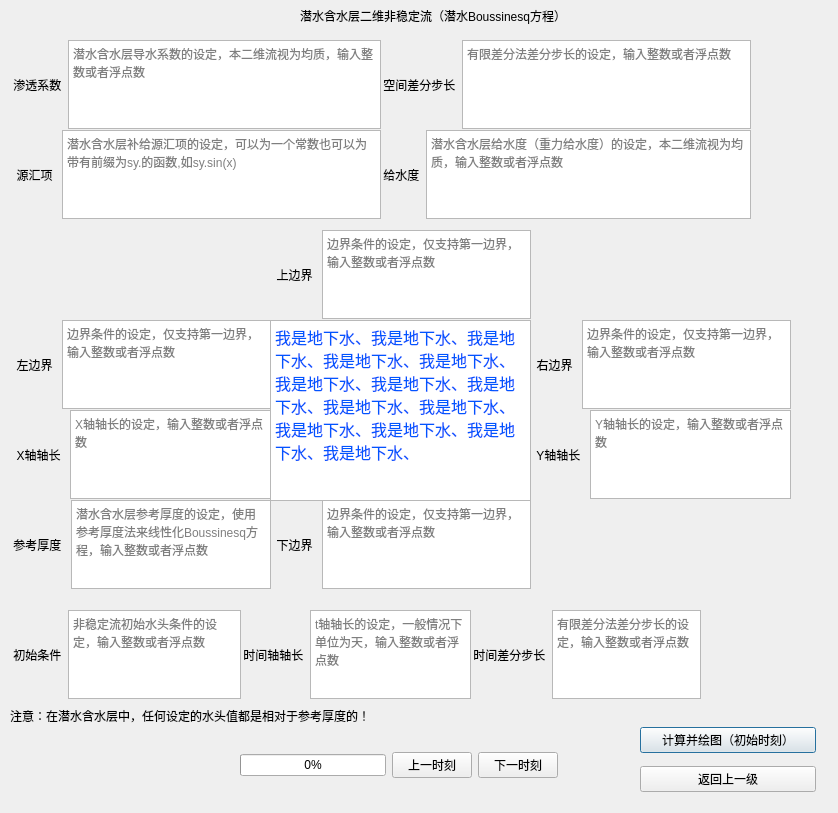
<?xml version="1.0" encoding="UTF-8"?>
<ui version="4.0">
 <class>two_dimension_unconfined_aquifer_unstable_flow</class>
 <widget class="QDialog" name="two_dimension_unconfined_aquifer_unstable_flow">
  <property name="windowModality">
   <enum>Qt::NonModal</enum>
  </property>
  <property name="geometry">
   <rect>
    <x>0</x>
    <y>0</y>
    <width>838</width>
    <height>813</height>
   </rect>
  </property>
  <property name="windowTitle">
   <string>two dimension unconfined aquifer unstable flow</string>
  </property>
  <widget class="QLabel" name="label">
   <property name="geometry">
    <rect>
     <x>300</x>
     <y>0</y>
     <width>341</width>
     <height>31</height>
    </rect>
   </property>
   <property name="text">
    <string>潜水含水层二维非稳定流（潜水Boussinesq方程）</string>
   </property>
  </widget>
  <widget class="QWidget" name="horizontalLayoutWidget">
   <property name="geometry">
    <rect>
     <x>10</x>
     <y>40</y>
     <width>371</width>
     <height>89</height>
    </rect>
   </property>
   <layout class="QHBoxLayout" name="horizontalLayout">
    <item>
     <widget class="QLabel" name="label_2">
      <property name="text">
       <string> 渗透系数</string>
      </property>
     </widget>
    </item>
    <item>
     <widget class="QTextEdit" name="hydraulic_conductivity">
      <property name="placeholderText">
       <string>潜水含水层导水系数的设定，本二维流视为均质，输入整数或者浮点数</string>
      </property>
     </widget>
    </item>
   </layout>
  </widget>
  <widget class="QWidget" name="horizontalLayoutWidget_2">
   <property name="geometry">
    <rect>
     <x>10</x>
     <y>130</y>
     <width>371</width>
     <height>89</height>
    </rect>
   </property>
   <layout class="QHBoxLayout" name="horizontalLayout_2">
    <item>
     <widget class="QLabel" name="label_3">
      <property name="text">
       <string>  源汇项 </string>
      </property>
     </widget>
    </item>
    <item>
     <widget class="QTextEdit" name="leakage_recharge">
      <property name="placeholderText">
       <string notr="true">潜水含水层补给源汇项的设定，可以为一个常数也可以为带有前缀为sy.的函数,如sy.sin(x)</string>
      </property>
     </widget>
    </item>
   </layout>
  </widget>
  <widget class="QWidget" name="verticalLayoutWidget">
   <property name="geometry">
    <rect>
     <x>640</x>
     <y>720</y>
     <width>176</width>
     <height>80</height>
    </rect>
   </property>
   <layout class="QVBoxLayout" name="verticalLayout">
    <item>
     <widget class="QPushButton" name="draw">
      <property name="text">
       <string>计算并绘图（初始时刻）</string>
      </property>
     </widget>
    </item>
    <item>
     <widget class="QPushButton" name="back">
      <property name="text">
       <string>返回上一级</string>
      </property>
     </widget>
    </item>
   </layout>
  </widget>
  <widget class="QWidget" name="horizontalLayoutWidget_5">
   <property name="geometry">
    <rect>
     <x>380</x>
     <y>40</y>
     <width>371</width>
     <height>89</height>
    </rect>
   </property>
   <layout class="QHBoxLayout" name="horizontalLayout_5">
    <item>
     <widget class="QLabel" name="label_6">
      <property name="text">
       <string> 空间差分步长</string>
      </property>
     </widget>
    </item>
    <item>
     <widget class="QTextEdit" name="step_length">
      <property name="placeholderText">
       <string>有限差分法差分步长的设定，输入整数或者浮点数</string>
      </property>
     </widget>
    </item>
   </layout>
  </widget>
  <widget class="QWidget" name="horizontalLayoutWidget_4">
   <property name="geometry">
    <rect>
     <x>530</x>
     <y>320</y>
     <width>261</width>
     <height>89</height>
    </rect>
   </property>
   <layout class="QHBoxLayout" name="horizontalLayout_4">
    <item>
     <widget class="QLabel" name="label_5">
      <property name="text">
       <string>  右边界 </string>
      </property>
     </widget>
    </item>
    <item>
     <widget class="QTextEdit" name="r_boundary">
      <property name="placeholderText">
       <string>边界条件的设定，仅支持第一边界，输入整数或者浮点数</string>
      </property>
     </widget>
    </item>
   </layout>
  </widget>
  <widget class="QWidget" name="horizontalLayoutWidget_3">
   <property name="geometry">
    <rect>
     <x>10</x>
     <y>320</y>
     <width>261</width>
     <height>89</height>
    </rect>
   </property>
   <layout class="QHBoxLayout" name="horizontalLayout_3">
    <item>
     <widget class="QLabel" name="label_4">
      <property name="text">
       <string>  左边界 </string>
      </property>
     </widget>
    </item>
    <item>
     <widget class="QTextEdit" name="l_boundary">
      <property name="placeholderText">
       <string>边界条件的设定，仅支持第一边界，输入整数或者浮点数</string>
      </property>
     </widget>
    </item>
   </layout>
  </widget>
  <widget class="QWidget" name="horizontalLayoutWidget_7">
   <property name="geometry">
    <rect>
     <x>270</x>
     <y>230</y>
     <width>261</width>
     <height>89</height>
    </rect>
   </property>
   <layout class="QHBoxLayout" name="horizontalLayout_7">
    <item>
     <widget class="QLabel" name="label_8">
      <property name="text">
       <string>  上边界 </string>
      </property>
     </widget>
    </item>
    <item>
     <widget class="QTextEdit" name="t_boundary">
      <property name="placeholderText">
       <string>边界条件的设定，仅支持第一边界，输入整数或者浮点数</string>
      </property>
     </widget>
    </item>
   </layout>
  </widget>
  <widget class="QWidget" name="horizontalLayoutWidget_8">
   <property name="geometry">
    <rect>
     <x>270</x>
     <y>500</y>
     <width>261</width>
     <height>89</height>
    </rect>
   </property>
   <layout class="QHBoxLayout" name="horizontalLayout_8">
    <item>
     <widget class="QLabel" name="label_9">
      <property name="text">
       <string>  下边界 </string>
      </property>
     </widget>
    </item>
    <item>
     <widget class="QTextEdit" name="b_boundary">
      <property name="placeholderText">
       <string>边界条件的设定，仅支持第一边界，输入整数或者浮点数</string>
      </property>
     </widget>
    </item>
   </layout>
  </widget>
  <widget class="QTextBrowser" name="textBrowser">
   <property name="geometry">
    <rect>
     <x>270</x>
     <y>320</y>
     <width>261</width>
     <height>181</height>
    </rect>
   </property>
   <property name="html">
    <string>&lt;!DOCTYPE HTML PUBLIC &quot;-//W3C//DTD HTML 4.0//EN&quot; &quot;http://www.w3.org/TR/REC-html40/strict.dtd&quot;&gt;
&lt;html&gt;&lt;head&gt;&lt;meta name=&quot;qrichtext&quot; content=&quot;1&quot; /&gt;&lt;style type=&quot;text/css&quot;&gt;
p, li { white-space: pre-wrap; }
&lt;/style&gt;&lt;/head&gt;&lt;body style=&quot; font-family:'SimSun'; font-size:9pt; font-weight:400; font-style:normal;&quot;&gt;
&lt;p style=&quot; margin-top:0px; margin-bottom:0px; margin-left:0px; margin-right:0px; -qt-block-indent:0; text-indent:0px;&quot;&gt;&lt;span style=&quot; font-size:12pt; color:#0055ff;&quot;&gt;我是地下水、我是地下水、我是地下水、我是地下水、我是地下水、我是地下水、我是地下水、我是地下水、我是地下水、我是地下水、我是地下水、我是地下水、我是地下水、我是地下水、&lt;/span&gt;&lt;/p&gt;&lt;/body&gt;&lt;/html&gt;</string>
   </property>
  </widget>
  <widget class="QWidget" name="horizontalLayoutWidget_9">
   <property name="geometry">
    <rect>
     <x>10</x>
     <y>410</y>
     <width>261</width>
     <height>89</height>
    </rect>
   </property>
   <layout class="QHBoxLayout" name="horizontalLayout_9">
    <item>
     <widget class="QLabel" name="label_10">
      <property name="text">
       <string>  X轴轴长 </string>
      </property>
     </widget>
    </item>
    <item>
     <widget class="QTextEdit" name="x_length">
      <property name="placeholderText">
       <string>X轴轴长的设定，输入整数或者浮点数</string>
      </property>
     </widget>
    </item>
   </layout>
  </widget>
  <widget class="QWidget" name="horizontalLayoutWidget_10">
   <property name="geometry">
    <rect>
     <x>530</x>
     <y>410</y>
     <width>261</width>
     <height>89</height>
    </rect>
   </property>
   <layout class="QHBoxLayout" name="horizontalLayout_10">
    <item>
     <widget class="QLabel" name="label_11">
      <property name="text">
       <string>  Y轴轴长 </string>
      </property>
     </widget>
    </item>
    <item>
     <widget class="QTextEdit" name="y_length">
      <property name="placeholderText">
       <string>Y轴轴长的设定，输入整数或者浮点数</string>
      </property>
     </widget>
    </item>
   </layout>
  </widget>
  <widget class="QWidget" name="horizontalLayoutWidget_6">
   <property name="geometry">
    <rect>
     <x>470</x>
     <y>610</y>
     <width>231</width>
     <height>89</height>
    </rect>
   </property>
   <layout class="QHBoxLayout" name="horizontalLayout_6">
    <item>
     <widget class="QLabel" name="label_7">
      <property name="text">
       <string> 时间差分步长</string>
      </property>
     </widget>
    </item>
    <item>
     <widget class="QTextEdit" name="step_time">
      <property name="placeholderText">
       <string>有限差分法差分步长的设定，输入整数或者浮点数</string>
      </property>
     </widget>
    </item>
   </layout>
  </widget>
  <widget class="QWidget" name="horizontalLayoutWidget_11">
   <property name="geometry">
    <rect>
     <x>240</x>
     <y>610</y>
     <width>231</width>
     <height>89</height>
    </rect>
   </property>
   <layout class="QHBoxLayout" name="horizontalLayout_11">
    <item>
     <widget class="QLabel" name="label_12">
      <property name="text">
       <string> 时间轴轴长</string>
      </property>
     </widget>
    </item>
    <item>
     <widget class="QTextEdit" name="t_length">
      <property name="placeholderText">
       <string>t轴轴长的设定，一般情况下单位为天，输入整数或者浮点数</string>
      </property>
     </widget>
    </item>
   </layout>
  </widget>
  <widget class="QWidget" name="horizontalLayoutWidget_12">
   <property name="geometry">
    <rect>
     <x>380</x>
     <y>130</y>
     <width>371</width>
     <height>89</height>
    </rect>
   </property>
   <layout class="QHBoxLayout" name="horizontalLayout_12">
    <item>
     <widget class="QLabel" name="label_13">
      <property name="text">
       <string> 给水度</string>
      </property>
     </widget>
    </item>
    <item>
     <widget class="QTextEdit" name="storativity">
      <property name="placeholderText">
       <string>潜水含水层给水度（重力给水度）的设定，本二维流视为均质，输入整数或者浮点数</string>
      </property>
     </widget>
    </item>
   </layout>
  </widget>
  <widget class="QWidget" name="horizontalLayoutWidget_13">
   <property name="geometry">
    <rect>
     <x>10</x>
     <y>610</y>
     <width>231</width>
     <height>89</height>
    </rect>
   </property>
   <layout class="QHBoxLayout" name="horizontalLayout_13">
    <item>
     <widget class="QLabel" name="label_14">
      <property name="text">
       <string> 初始条件</string>
      </property>
     </widget>
    </item>
    <item>
     <widget class="QTextEdit" name="initial_condition">
      <property name="placeholderText">
       <string>非稳定流初始水头条件的设定，输入整数或者浮点数</string>
      </property>
     </widget>
    </item>
   </layout>
  </widget>
  <widget class="QWidget" name="horizontalLayoutWidget_14">
   <property name="geometry">
    <rect>
     <x>240</x>
     <y>720</y>
     <width>318</width>
     <height>91</height>
    </rect>
   </property>
   <layout class="QHBoxLayout" name="horizontalLayout_14">
    <item>
     <widget class="QProgressBar" name="progressBar">
      <property name="cursor">
       <cursorShape>ArrowCursor</cursorShape>
      </property>
      <property name="value">
       <number>0</number>
      </property>
      <property name="textVisible">
       <bool>true</bool>
      </property>
      <property name="orientation">
       <enum>Qt::Horizontal</enum>
      </property>
     </widget>
    </item>
    <item>
     <widget class="QPushButton" name="previous_time">
      <property name="text">
       <string>上一时刻</string>
      </property>
     </widget>
    </item>
    <item>
     <widget class="QPushButton" name="next_time">
      <property name="text">
       <string>下一时刻</string>
      </property>
     </widget>
    </item>
   </layout>
  </widget>
  <widget class="QWidget" name="horizontalLayoutWidget_15">
   <property name="geometry">
    <rect>
     <x>10</x>
     <y>500</y>
     <width>261</width>
     <height>89</height>
    </rect>
   </property>
   <layout class="QHBoxLayout" name="horizontalLayout_15">
    <item>
     <widget class="QLabel" name="label_15">
      <property name="text">
       <string> 参考厚度 </string>
      </property>
     </widget>
    </item>
    <item>
     <widget class="QTextEdit" name="reference_thickness">
      <property name="placeholderText">
       <string>潜水含水层参考厚度的设定，使用参考厚度法来线性化Boussinesq方程，输入整数或者浮点数</string>
      </property>
     </widget>
    </item>
   </layout>
  </widget>
  <widget class="QLabel" name="label_16">
   <property name="geometry">
    <rect>
     <x>10</x>
     <y>690</y>
     <width>461</width>
     <height>51</height>
    </rect>
   </property>
   <property name="text">
    <string>注意：在潜水含水层中，任何设定的水头值都是相对于参考厚度的！</string>
   </property>
  </widget>
 </widget>
 <resources>
  <include location="../resource.qrc"/>
 </resources>
 <connections/>
</ui>
